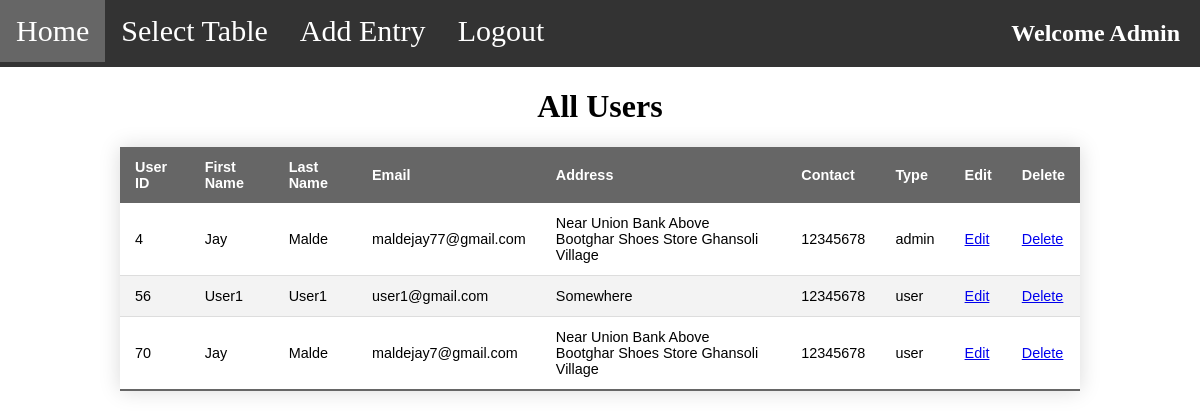
Page /admin_page.php?page=users (signed in) on the committed database.
### tables this page shows
CREATE TABLE `user` (
  `id` int(11) NOT NULL,
  `firstname` varchar(50) NOT NULL,
  `lastname` varchar(50) NOT NULL,
  `email` varchar(100) NOT NULL,
  `password` varchar(100) NOT NULL,
  `address` varchar(200) NOT NULL,
  `contact` varchar(50) NOT NULL,
  `type` varchar(50) NOT NULL DEFAULT 'user'
);

### all_users.php (the view, shortened to what this page needs)
<h1 align="center">All Users</h1>
<table align="center" class="styled-table">
    <thead>
        <tr>
            <th>User ID</th>
            <th>First Name</th>
            <th>Last Name</th>
            <th>Email</th>
            <th>Address</th>
            <th>Contact</th>
            <th>Type</th>
            <th>Edit</th>
            <th>Delete</th>
        </tr>
    </thead>
    <tbody>
        <tr class="active-row">
            <?php
            $con = mysqli_connect("localhost","root","","store") or die("Database Connectivity Failed");
            try
            {
                $query = "select * from user";
                $result = mysqli_query($con,$query);
                if($result>0)
                {
                    while($or = mysqli_fetch_assoc($result))
                    {
                    ?>
                        <td><?php echo $or['id']; ?></td>
                        <td><?php echo $or['firstname']; ?></td>
                        <td><?php echo $or['lastname']; ?></td>
                        <td><?php echo $or['email']; ?></td>
                        <td><?php echo $or['address']; ?></td>
                        <td><?php echo $or['contact']; ?></td>
                        <td><?php echo $or['type']; ?></td>
                        <td><a href="update_user.php?id=<?php echo $or['id']; ?>">Edit</a></td>
                        <td><a href="delete_user.php?id=<?php echo $or['id']; ?>" onclick="return confirm('Do You Want To Delete The User')">Delete</a></td>
                        </tr>
                            <?php
                      }
                }
                else
                {
                    echo "0 Recorrds".mysqli_error($con);
                }
            }
            catch(Exception $e)
            {
                echo "Error ->".$e->getMessage();
            }
          ?>
    </tbody>
</table>

### style.css (style rules this page uses)
body { margin:0; padding:0; }
.styled-table { border-collapse: collapse; margin-left: 10%; font-size: 0.9em; font-family: sans-serif; width: 80%; box-shadow: 0 0 20px rgba(0, 0, 0, 0.15); }
.styled-table thead tr { background-color: #666; color: #ffffff; text-align: left; }
.styled-table th, .styled-table td { padding: 12px 15px; }
.styled-table tbody tr { border-bottom: 1px solid #dddddd; }

### rows in the picture
user: id "4", firstname "Jay", lastname "Malde", email "maldejay77@gmail.com", address "Near Union Bank Above Bootghar Shoes Store Ghansoli Village", contact "12345678", type "admin"
user: id "56", firstname "User1", lastname "User1", email "user1@gmail.com", address "Somewhere", contact "12345678", type "user"
user: id "70", firstname "Jay", lastname "Malde", email "maldejay7@gmail.com", address "Near Union Bank Above Bootghar Shoes Store Ghansoli Village", contact "12345678", type "user"
